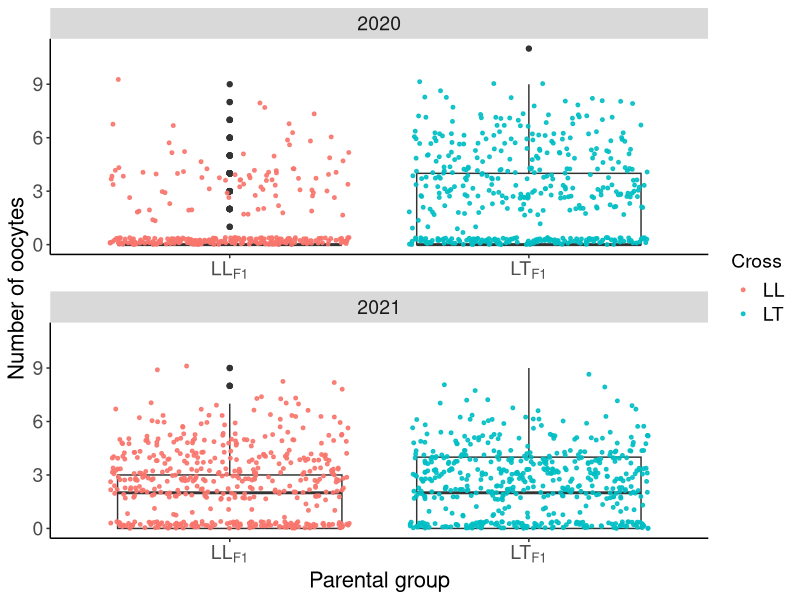
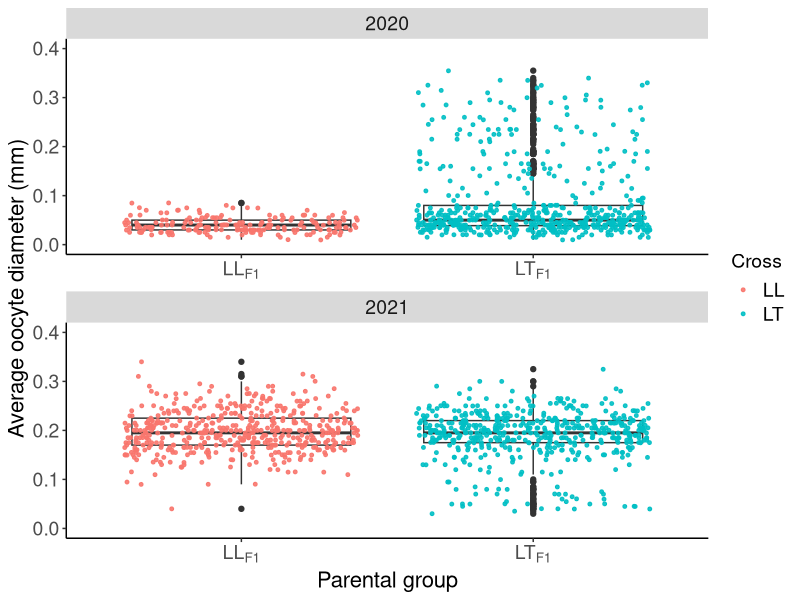

Write the R code that produced these figures, in order.
##R script for analyses of hybrid and purebred egg count and size data
#Data obtained using methods described in manuscript - Fertile hybrids could aid coral adaptation
#Written by Annika Lamb 

##Load functions and packages
#Summary function
summarySE <- function(data=NULL, measurevar, groupvars=NULL, na.rm=FALSE, conf.interval=.95, .drop=TRUE) {
  
  require(plyr)
  
  # New version of length which can handle NA's: if na.rm==T, don't count them
  
  length2 <- function (x, na.rm=FALSE) {
    
    if (na.rm) sum(!is.na(x))
    
    else       length(x)
    
  }
  
  
  # This does the summary. For each group's data frame, return a vector with
  
  # N, mean, and sd
  
  datac <- ddply(data, groupvars, .drop=.drop,
                 
                 .fun = function(xx, col) {
                   
                   c(N    = length2(xx[[col]], na.rm=na.rm),
                     
                     mean = mean   (xx[[col]], na.rm=na.rm),
                     
                     median = median (xx[[col]], na.rm=na.rm),
                     
                     sd   = sd     (xx[[col]], na.rm=na.rm)
                     
                   )
                   
                 },
                 
                 measurevar
                 
  )
  # Rename the "mean" column    
  
  datac <- rename(datac, c("mean" = measurevar))
  
  datac$se <- datac$sd / sqrt(datac$N)  # Calculate standard error of the mean
  
  # Confidence interval multiplier for standard error
  
  # Calculate t-statistic for confidence interval: 
  
  # e.g., if conf.interval is .95, use .975 (above/below), and use df=N-1
  
  ciMult <- qt(conf.interval/2 + .5, datac$N-1)
  
  datac$ci <- datac$se * ciMult
  
  return(datac)
}

#load packages
library(lme4)
library(ggplot2)
library(tidyverse)
library(viridis)
library(emmeans)
library(glmmTMB)


### Analysis of egg counts
##Import egg count data
EggCount <- read.table('EggCountData_2020-2021.csv', header=T, sep=',')
head(EggCount)
##Remove additional replicates
EggCount<-EggCount[EggCount$Polyp <11, ]

##Dataframe Modifications
EggCount$SampleID<-as.factor(EggCount$SampleID)
EggCount$Cross<-as.factor(EggCount$Cross)
EggCount$Tank<-as.factor(EggCount$Tank)
EggCount$System<-as.factor(EggCount$System)
EggCount$UniPolyp<-as.factor(EggCount$UniPolyp)
EggCount$Treatment<-as.factor(EggCount$Treatment)
EggCount$Year<-as.factor(EggCount$Year)
#Check
str(EggCount)
#Remove missing data
EggCount_complete <-EggCount %>% drop_na(Count) 
EggCount_complete <- EggCount[!is.na(EggCount$Count), ]

##Zero-inflated GLMM of egg count data
#Generate model
EggCount_glmmTMB <- glmmTMB(Count~Cross * Year + (1|System/SampleID/UniPolyp) , family = poisson(),data =EggCount_complete,ziformula = ~ Cross * Year)
#Summarise findings
summary(EggCount_glmmTMB)
#Compare Egg counts amongst years and experimental groups (LLF1 and LTF1)
leastsquare = lsmeans(EggCount_glmmTMB,
                      pairwise ~ Cross|Year,
                      adjust = "tukey")
leastsquare
#Summary statistics
tapply(EggCount_complete$Count, EggCount_complete$Cross, median)
tapply(EggCount_complete$Count, EggCount_complete$Cross, range)
tapply(EggCount_complete$Count, EggCount_complete$Year, median)
tapply(EggCount_complete$Count, EggCount_complete$Year, range)

##Figure
EggCount %>% ggplot(aes(x=Cross, y=Count)) +
  geom_boxplot() +
  scale_x_discrete(labels=expression('LL'[F1],'LT'[F1]))+
  scale_fill_viridis(discrete = TRUE, alpha=0.6) +
  scale_y_continuous(limits = c(0,11))+
  geom_jitter(aes(colour=Cross),size=1, alpha=0.9)  +
  theme(axis.text.x = element_text(size = 14), axis.title.x = element_text(size = 16),
        axis.text.y = element_text(size = 14), axis.title.y = element_text(size = 16),
        legend.text = element_text(size = 14), legend.title = element_text(size = 14),
        strip.text.x = element_text(size = 14))+
  theme(panel.grid.major = element_blank(), panel.grid.minor = element_blank(),
        panel.background = element_blank(), axis.line = element_line(colour = "black"))+
  xlab("Parental group") +
  ylab("Number of oocytes") +
  facet_wrap(~ Year, nrow = 2, scales = "free")

###Analysis of egg sizes
##Import egg size data
EggSize<- read.table('EggSize_2020-2021.csv', header=T, sep=',')
##Data modifications
EggSize$Cross<-as.factor(EggSize$Cross)
EggSize$System<-as.factor(EggSize$System)
EggSize$Tank<-as.factor(EggSize$Tank)
EggSize$Year<-as.factor(EggSize$Year)
EggSize$Sample<-as.factor(EggSize$Sample)
EggSize$UniMesentary<-as.factor(EggSize$UniMesentary)
EggSize$UniPolyp<-as.factor(EggSize$UniPolyp)
EggSize$AverageDiameter<-as.numeric(EggSize$AverageDiameter)
EggSize$Treatment<-as.factor(EggSize$Treatment)
#Check
str(EggSize)
#Remove missing data
EggSize_complete <- EggSize %>% drop_na()   

#Summary statistics, by year
Size_Y2021 <-EggSize_complete[EggSize_complete$Year ==2021, ]
tapply(Size_Y2021$AverageDiameter, Size_Y2021$Cross, median)
tapply(Size_Y2021$AverageDiameter, Size_Y2021$Cross, mean)
tapply(Size_Y2021$AverageDiameter, Size_Y2021$Cross, range)

Size_Y2020 <-EggSize_complete[EggSize_complete$Year ==2020, ]
tapply(Size_Y2020$AverageDiameter, Size_Y2020$Cross, median)
tapply(Size_Y2020$AverageDiameter, Size_Y2020$Cross, mean)
tapply(Size_Y2020$AverageDiameter, Size_Y2020$Cross, range)

##Linear mixed effects modelling
#Build model
EggSize_lmm <- lmer(AverageDiameter ~Cross * Year + (1|System/Sample/UniPolyp/UniMesentary), data =EggSize)
#Summarise model
summary(EggSize_lmm)
#Compare egg sizes amongst years and experimental groups (LLF1 and LTF1)
leastsquare = lsmeans(EggSize_lmm,
                      pairwise ~ Cross:Year,
                      adjust = "tukey")
leastsquare$contrasts

#Graphic
EggSize %>% ggplot(aes(x=Cross, y=AverageDiameter)) +
  geom_boxplot() +
  scale_x_discrete(labels=expression('LL'[F1],'LT'[F1]))+
  scale_fill_viridis(discrete = TRUE, alpha=0.6) +
  scale_y_continuous(limits = c(0,0.4))+
  geom_jitter(aes(colour=Cross),size=1, alpha=0.9)  +
  theme(axis.text.x = element_text(size = 14), axis.title.x = element_text(size = 16),
        axis.text.y = element_text(size = 14), axis.title.y = element_text(size = 16),
        legend.text = element_text(size = 14), legend.title = element_text(size = 14),
        strip.text.x = element_text(size = 14))+
  theme(panel.grid.major = element_blank(), panel.grid.minor = element_blank(),
        panel.background = element_blank(), axis.line = element_line(colour = "black"))+
  xlab("Parental group") +
  ylab("Average oocyte diameter (mm)") +
  facet_wrap(~ Year, nrow = 2, scales = "free")
